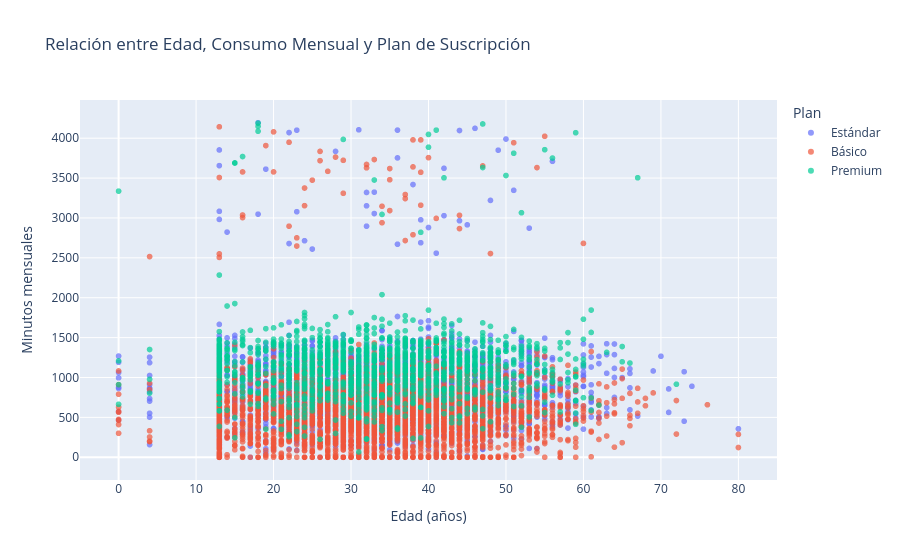

The notebook cell saved with this chart:
### Markdown cell above
Creación del gráfico multivariado

### Code cell
# 2. Creación del gráfico multivariado
# x e y son variables numéricas, color es la variable categórica (tercera dimensión)
fig_multi = px.scatter(df, 
                       x="age", 
                       y="monthly_watch_time_mins", 
                       color="subscription_plan",
                       title="Relación entre Edad, Consumo Mensual y Plan de Suscripción",
                       labels={'age': 'Edad (años)', 
                               'monthly_watch_time_mins': 'Minutos mensuales',
                               'subscription_plan': 'Plan'},
                       hover_name="user_id", # Permite ver el ID al pasar el cursor
                       opacity=0.7)

fig_multi.show()

### Figure 1 — Plotly figure (JSON) as saved in the notebook; plotly's stock layout.template omitted (floating-point values rounded to 4 significant figures; data arrays with more than 128 entries replaced by an {"elided": "..."} marker saying what was removed)
{"data": [{"hovertemplate": "<b>%{hovertext}</b><br><br>Plan=Estándar<br>Edad (años)=%{x}<br>Minutos mensuales=%{y}<extra></extra>", "hovertext": {"elided": "2732 float values"}, "legendgroup": "Estándar", "marker": {"color": "#636efa", "opacity": 0.7, "symbol": "circle"}, "mode": "markers", "name": "Estándar", "showlegend": true, "type": "scattergl", "x": {"elided": "2732 int values"}, "xaxis": "x", "y": {"elided": "2732 float values"}, "yaxis": "y"}, {"hovertemplate": "<b>%{hovertext}</b><br><br>Plan=Básico<br>Edad (años)=%{x}<br>Minutos mensuales=%{y}<extra></extra>", "hovertext": {"elided": "3424 float values"}, "legendgroup": "Básico", "marker": {"color": "#EF553B", "opacity": 0.7, "symbol": "circle"}, "mode": "markers", "name": "Básico", "showlegend": true, "type": "scattergl", "x": {"elided": "3424 int values"}, "xaxis": "x", "y": {"elided": "3424 float values"}, "yaxis": "y"}, {"hovertemplate": "<b>%{hovertext}</b><br><br>Plan=Premium<br>Edad (años)=%{x}<br>Minutos mensuales=%{y}<extra></extra>", "hovertext": {"elided": "1405 float values"}, "legendgroup": "Premium", "marker": {"color": "#00cc96", "opacity": 0.7, "symbol": "circle"}, "mode": "markers", "name": "Premium", "showlegend": true, "type": "scattergl", "x": {"elided": "1405 int values"}, "xaxis": "x", "y": {"elided": "1405 float values"}, "yaxis": "y"}], "layout": {"legend": {"title": {"text": "Plan"}, "tracegroupgap": 0}, "title": {"text": "Relación entre Edad, Consumo Mensual y Plan de Suscripción"}, "xaxis": {"anchor": "y", "domain": [0, 1], "title": {"text": "Edad (años)"}}, "yaxis": {"anchor": "x", "domain": [0, 1], "title": {"text": "Minutos mensuales"}}}}
